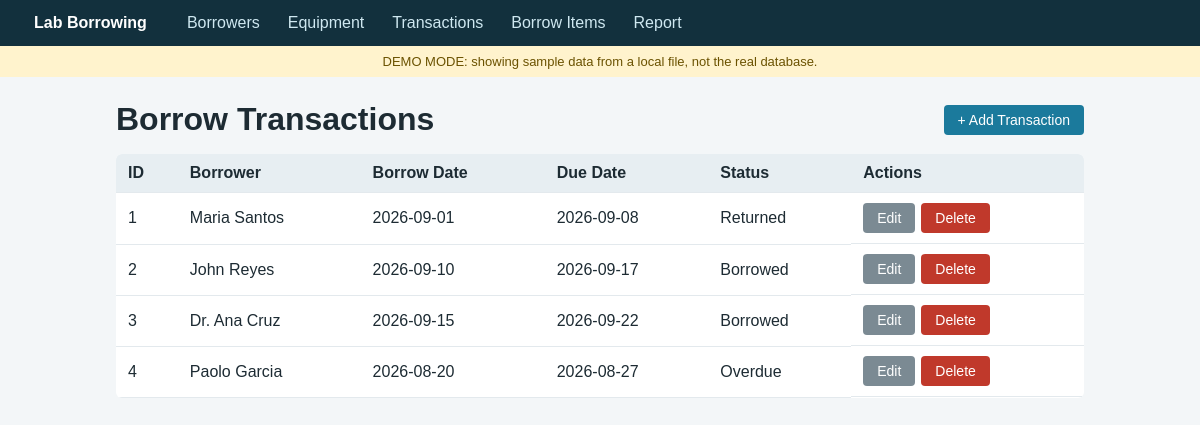
/transactions/index.php, run on the app's committed database.
### tables this page shows
CREATE TABLE borrow_transactions (
                borrow_id   INTEGER PRIMARY KEY AUTOINCREMENT,
                borrower_id INTEGER NOT NULL REFERENCES borrowers(borrower_id),
                borrow_date TEXT NOT NULL,
                due_date    TEXT NOT NULL,
                status      TEXT NOT NULL
            );

CREATE TABLE borrowers (
                borrower_id   INTEGER PRIMARY KEY AUTOINCREMENT,
                borrower_no   TEXT NOT NULL UNIQUE,
                full_name     TEXT NOT NULL,
                borrower_type TEXT NOT NULL
            );

### includes/db.php (called while the page is built, shortened)
<?php
function db(): PDO {
    static $pdo = null;
    $c = config();
    if (!empty($c['demo_mode'])) {
        return $pdo = demo_db();
    }
    return $pdo;
}
function demo_db(): PDO {
    $file = __DIR__ . '/../demo.sqlite';
    $pdo = new PDO('sqlite:' . $file, null, null, [
        PDO::ATTR_ERRMODE            => PDO::ERRMODE_EXCEPTION,
        PDO::ATTR_DEFAULT_FETCH_MODE => PDO::FETCH_ASSOC,
    ]);
    $pdo->exec('PRAGMA foreign_keys = ON');
    return $pdo;
}

### includes/helpers.php (called while the page is built, shortened)
<?php
function e($v): string {
    return htmlspecialchars((string)$v, ENT_QUOTES, 'UTF-8');
}

### transactions/index.php (the view, shortened to what this page needs)
<?php
$rows = db()->query(
    'SELECT t.*, b.full_name FROM borrow_transactions t
     JOIN borrowers b ON b.borrower_id = t.borrower_id
     ORDER BY t.borrow_id'
)->fetchAll();
include __DIR__ . '/../includes/header.php';
?>
<div class="toolbar"><h1>Borrow Transactions</h1><a class="btn" href="form.php">+ Add Transaction</a></div>
<div class="table-wrap"><table>
    <tr><th>ID</th><th>Borrower</th><th>Borrow Date</th><th>Due Date</th><th>Status</th><th>Actions</th></tr>
    <?php foreach ($rows as $r): ?>
    <tr>
        <td><?= e($r['borrow_id']) ?></td>
        <td><?= e($r['full_name']) ?></td>
        <td><?= e($r['borrow_date']) ?></td>
        <td><?= e($r['due_date']) ?></td>
        <td><?= e($r['status']) ?></td>
        <td class="actions">
            <a class="btn gray" href="form.php?id=<?= (int)$r['borrow_id'] ?>">Edit</a>
            <form method="post" action="delete.php" onsubmit="return confirm('Delete this transaction?')">
                <button class="btn danger">Delete</button>
            </form>
        </td>
    </tr>
    <?php endforeach; if (!$rows): ?>
    <tr><td colspan="6" class="empty">No transactions yet.</td></tr>
    <?php endif; ?>
</table></div>
<?php include __DIR__ . '/../includes/footer.php'; ?>

### assets/style.css (style rules this page uses)
* { box-sizing: border-box; }
body { margin: 0; font-family: Arial, Helvetica, sans-serif; background: #f3f6f8; color: #1d2b33; }
h1 { margin: 0; }
.toolbar { display: flex; justify-content: space-between; align-items: center; margin-bottom: 16px; }
table { width: 100%; border-collapse: collapse; background: #fff; border-radius: 6px; overflow: hidden; }
th, td { padding: 10px 12px; text-align: left; border-bottom: 1px solid #e3e9ed; }
th { background: #e7eef2; }
.table-wrap { overflow-x: auto; }
.btn { display: inline-block; padding: 7px 14px; border: 0; border-radius: 4px; background: #1b7a9c; color: #fff; text-decoration: none; cursor: pointer; font-size: 14px; }
.btn.danger { background: #c0392b; }
.btn.gray { background: #7b8a93; }
.actions { display: flex; gap: 6px; }
.actions form { margin: 0; }

### data on the page
borrow_transactions: borrow_id "1", borrower.full_name "Maria Santos", borrow_date "2026-09-01", due_date "2026-09-08", status "Returned"
borrow_transactions: borrow_id "2", borrower.full_name "John Reyes", borrow_date "2026-09-10", due_date "2026-09-17", status "Borrowed"
borrow_transactions: borrow_id "3", borrower.full_name "Dr. Ana Cruz", borrow_date "2026-09-15", due_date "2026-09-22", status "Borrowed"
borrow_transactions: borrow_id "4", borrower.full_name "Paolo Garcia", borrow_date "2026-08-20", due_date "2026-08-27", status "Overdue"
